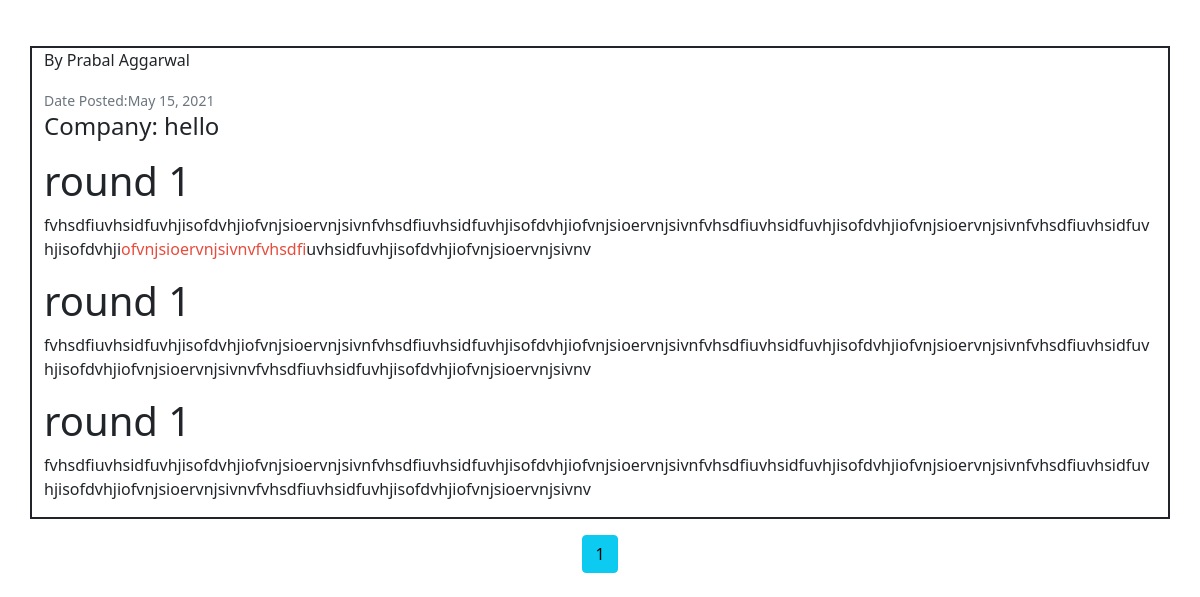
Before: /interviews/ (signed in, lower part) with the older database file.
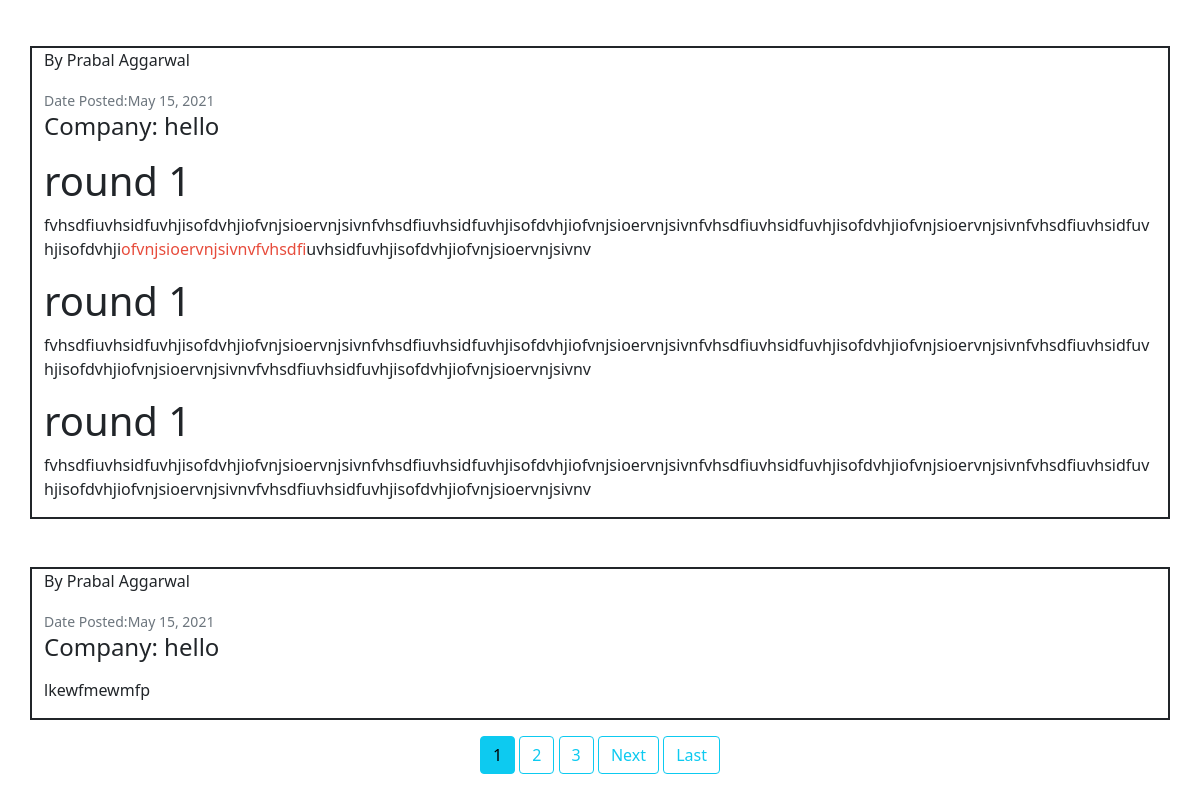
After: the same page with the newer database file.
### interviewExperience/models.py (models this page shows, shortened)
class interviewExp(models.Model):
    company = models.CharField(max_length = 100)
    content = RichTextField()
    date_posted = models.DateTimeField(default = timezone.now)
    author = models.ForeignKey(user_model.Student,on_delete=models.CASCADE)

### users/models.py (models this page shows)
class Student(models.Model):
    user = models.OneToOneField(User, on_delete=models.CASCADE)
    firstName = models.CharField(max_length=256)
    lastName = models.CharField(max_length=256)
    email = models.EmailField()
    ph_no = models.CharField(max_length=10)
    rollNumber = models.IntegerField()
    program = models.CharField(max_length = 5,default = 'BTech',choices = programChoice)
    department = models.CharField(max_length = 40,default = "Computer Science",choices = departmentChoice)
    year = models.IntegerField(default = 2017)
    def __str__(self):
        return self.firstName + " " + self.lastName

### interviewExperience/views.py (the view)
# urls.py: path('',interview_views.index,name = 'interview'),
@login_required
def index(request):
    company = request.GET.get('company')
    authorName = request.GET.get('author')
    form = filterForm()
    qs = interviewExp.objects.all()
    if company is not None and company != '':
        qs = qs.filter(company__icontains = company)
    if authorName is not None and authorName != '':
        qs = qs.filter(author__firstName__icontains = authorName)
    paginator = Paginator(qs,5)
    page_num = request.GET.get('page')
    page_obj = paginator.get_page(page_num)
    context = {
        'form':form,
        'interviewExp':page_obj
    }
    return render(request,'interviewExperience/index.html',context)

### templates/interviewExperience/index.html (shortened to what this page needs)
{% extends "users/baseAuth.html"%}
{% load static %}
{% load crispy_forms_tags %}
{% block headBlock %}
<link rel="stylesheet" href="{% static 'users/index.css' %}">
{% endblock %}
{% block bodyBlock %}
<div class="container">
    {% for post in interviewExp%}
    <div class="row justify-content-center border border-2 border-dark mt-5 myWhite">
        <article class="media content-section borderClass">
            <div class="media-body">
                <div class="article-metadata">
                    <p class="mr-2">By {{ post.author }} </p>
                    <small class="text-muted">Date Posted:{{ post.date_posted|date:"F d, Y" }}</small>
                </div>
                <h4>
                    <p class="article-title">Company: {{ post.company }}</a>
                </h4>
                <p class="article-content">{{ post.content|safe }}</p>
            </div>
        </article>
    </div>
    {% endfor %}
</div>
<div class = "mt-3 text-center">
  {% for num in interviewExp.paginator.page_range %}
    {% if interviewExp.number == num %}
      <a class="btn btn-info mb-4" href="?page={{ num }}">{{ num }}</a>
    {% elif num > interviewExp.number|add:'-3' and num < interviewExp.number|add:'3' %}
      <a class="btn btn-outline-info mb-4" href="?page={{ num }}">{{ num }}</a>
    {% endif %}
  {% endfor %}
  {% if interviewExp.has_next %}
    <a class="btn btn-outline-info mb-4" href="?page={{ interviewExp.next_page_number }}">Next</a>
    <a class="btn btn-outline-info mb-4" href="?page={{ interviewExp.paginator.num_pages }}">Last</a>
  {% endif %}
</div>
{% endblock bodyBlock %}

Changed rows visible on the page:
added interviewExp: author "Prabal Aggarwal", date_posted "May 15, 2021", company "hello", content "lkewfmewmfp"
Other visible differences:
new list line: "2"
new list line: "3"
text now shown: "Next Last"
